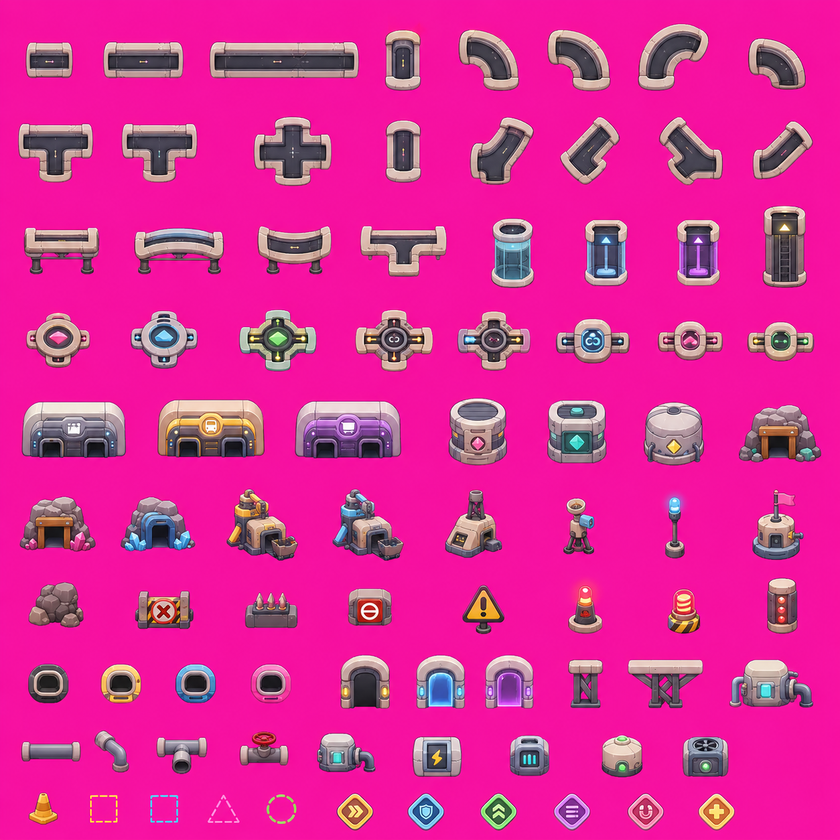
#> input picture Images/ChatGPT Image Jul 10, 2026, 01_11_34 PM (1).png, 840 x 840 px, shrunk from 1254 x 1254 before the run
$ python process_sprites.py
#> lines starting #> are read from the running program, lines starting #| are printed output that depends on the picture; after the words box and inside, x2 and y2 are one past the last pixel; in counts of white or black regions, pixels touching at a corner belong together
"""Chroma-key the neon-pink sprite sheets, slice into individual sprites,
write PNGs + manifest JSON into Content/SpriteSrc/, plus labeled contact sheets."""
import json, os, sys
from collections import deque
import numpy as np
from PIL import Image, ImageDraw

ROOT = os.path.dirname(os.path.dirname(os.path.abspath(__file__)))
IMAGES = os.path.join(ROOT, "Images")
OUT = os.path.join(ROOT, "Content", "SpriteSrc")
CONTACT = os.path.join(ROOT, "Docs", "ContactSheets")
os.makedirs(OUT, exist_ok=True)
os.makedirs(CONTACT, exist_ok=True)

SHEETS = [
    ("net", "ChatGPT Image Jul 10, 2026, 01_11_34 PM (1).png"),
    ("res", "ChatGPT Image Jul 10, 2026, 01_11_35 PM (2).png"),
    ("veh", "ChatGPT Image Jul 10, 2026, 01_11_35 PM (3).png"),
    ("mac", "ChatGPT Image Jul 10, 2026, 01_11_35 PM (4).png"),
    ("ico", "ChatGPT Image Jul 10, 2026, 01_11_36 PM (5).png"),
]

def chroma_alpha(rgb, key):
    """Smooth alpha from distance to key color."""
    d = np.sqrt(((rgb.astype(np.float32) - key.astype(np.float32)) ** 2).sum(axis=-1))
    t0, t1 = 40.0, 110.0
    a = np.clip((d - t0) / (t1 - t0), 0.0, 1.0)
    return a

def despill(rgb, alpha):
    """Remove magenta spill: magenta has R and B >> G."""
    r = rgb[..., 0].astype(np.float32)
    g = rgb[..., 1].astype(np.float32)
    b = rgb[..., 2].astype(np.float32)
    spill = np.clip(np.minimum(r, b) - g, 0, None)
    # only where partially transparent or spill-heavy
    w = np.clip((1.0 - alpha) * 1.5 + np.clip(spill / 80.0 - 0.4, 0, 1), 0, 1)
    r2 = r - spill * w
    b2 = b - spill * w
    out = rgb.copy().astype(np.float32)
    out[..., 0] = np.clip(r2, 0, 255)
    out[..., 2] = np.clip(b2, 0, 255)
    return out.astype(np.uint8)

def components(mask):
    """Connected components (8-conn) on a downsampled boolean mask; returns boxes in mask coords."""
    h, w = mask.shape
    lab = np.zeros((h, w), np.int32)
    boxes = []
    cur = 0
    for sy in range(h):
        xs = np.nonzero(mask[sy] & (lab[sy] == 0))[0]
        for sx in xs:
            if lab[sy, sx]:
                continue
            cur += 1
            q = deque([(sy, sx)])
            lab[sy, sx] = cur
            x0 = x1 = sx; y0 = y1 = sy; n = 0
            while q:
                y, x = q.popleft(); n += 1
                if x < x0: x0 = x
                if x > x1: x1 = x
                if y < y0: y0 = y
                if y > y1: y1 = y
                for dy in (-1, 0, 1):
                    for dx in (-1, 0, 1):
                        ny, nx = y + dy, x + dx
                        if 0 <= ny < h and 0 <= nx < w and mask[ny, nx] and not lab[ny, nx]:
                            lab[ny, nx] = cur
                            q.append((ny, nx))
            boxes.append([x0, y0, x1, y1, n])
    return boxes

def merge_boxes(boxes, pad):
    """Merge boxes whose padded rects intersect (rotors/steam detached from bodies)."""
    boxes = [list(b) for b in boxes]
    changed = True
    while changed:
        changed = False
        out = []
        while boxes:
            a = boxes.pop()
            merged = False
            for b in out:
                if not (a[2] + pad < b[0] or b[2] + pad < a[0] or a[3] + pad < b[1] or b[3] + pad < a[1]):
                    b[0] = min(a[0], b[0]); b[1] = min(a[1], b[1])
                    b[2] = max(a[2], b[2]); b[3] = max(a[3], b[3]); b[4] += a[4]
                    merged = True; changed = True
                    break
            if not merged:
                out.append(a)
        boxes = out
    return boxes

manifest = {}
DS = 4  # downsample factor for labeling
for prefix, fname in SHEETS:
    path = os.path.join(IMAGES, fname)
    img = Image.open(path).convert("RGB")
#> img is the input picture: PIL image 840x840 RGB; mean R, G, B 219.9, 42.8, 151.4
    rgb = np.asarray(img)
    H, W, _ = rgb.shape
#> H = 840; W = 840
    key = np.median(np.concatenate([rgb[0:8].reshape(-1, 3), rgb[-8:].reshape(-1, 3),
                                    rgb[:, 0:8].reshape(-1, 3), rgb[:, -8:].reshape(-1, 3)]), axis=0)
#> key = [247, 17, 161]
    alpha = chroma_alpha(rgb, key)
    mask = alpha > 0.5
#> mask: shape (840, 840) bool; 25.6% white; 122 white regions (31 under 20 px), largest, box (x1, y1, x2, y2) and area: (157, 400, 265, 458) 5850, (295, 401, 401, 458) 5787, (22, 402, 126, 458) 5521
    small = mask[: H // DS * DS, : W // DS * DS].reshape(H // DS, DS, W // DS, DS).any(axis=(1, 3))
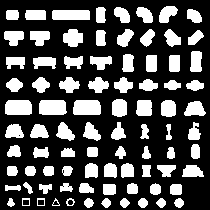
#> small: shape (210, 210) bool; 30% white; 85 white regions, largest, box (x1, y1, x2, y2) and area: (73, 100, 101, 115) 400, (39, 100, 67, 115) 395, (5, 100, 32, 115) 387
    boxes = components(small)
#> the loop in components, `for sy in range(h):` made 210 passes
#> xs on passes 7, 10, 31: [166, 167, 168, 169, 170, 171, 172, 173, 174], [188, 189, 190, 191, 192], [97, 98, 99, 100, 101, 102, 103, 197, 198, 199]
#> after the loop in components, `for sy in range(h):`:
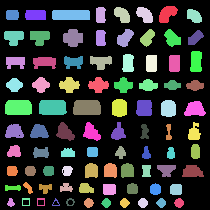
#> lab: shape (210, 210) int32; 86 distinct labels, from 0 to 85; one colour per label, 0 black
#> after the loop in components, `for sy in range(h):`: boxes = 85 items, first 6: [159, 6, 177, 22, 218], [96, 7, 105, 22, 144], [114, 7, 129, 22, 183], [136, 7, 152, 22, 189], [187, 9, 201, 22, 158], [6, 10, 18, 19, 124]; cur = 85
    boxes = [b for b in boxes if b[4] >= 12]  # drop specks (area in ds-pixels)
    boxes = merge_boxes(boxes, pad=3)  # 3 ds-px = 12 px gap merge
#> boxes = 84 items, first 6: [159, 6, 177, 22, 218], [96, 7, 105, 22, 144], [114, 7, 129, 22, 183], [136, 7, 152, 22, 189], [187, 9, 201, 22, 158], [6, 10, 18, 19, 124]
    # scale up + pad
    rects = []
    for x0, y0, x1, y1, n in boxes:
        rx0 = max(0, x0 * DS - 4); ry0 = max(0, y0 * DS - 4)
        rx1 = min(W, (x1 + 1) * DS + 4); ry1 = min(H, (y1 + 1) * DS + 4)
        if rx1 - rx0 < 24 or ry1 - ry0 < 24:
            continue
        rects.append((rx0, ry0, rx1, ry1))
#> this loop made 84 passes
#> (x0, y0, x1, y1, n, rx0, ry0, rx1) on passes 1 to 12: (159, 6, 177, 22, 218, 632, 20, 716), (96, 7, 105, 22, 144, 380, 24, 428), (114, 7, 129, 22, 183, 452, 24, 524), (136, 7, 152, 22, 189, 540, 24, 616), (187, 9, 201, 22, 158, 744, 32, 812), (6, 10, 18, 19, 124, 20, 36, 80), (25, 10, 45, 19, 204, 96, 36, 188), (52, 10, 89, 19, 377, 204, 36, 364), (63, 29, 82, 46, 273, 248, 112, 336), (117, 29, 133, 46, 193, 464, 112, 540), (140, 29, 154, 46, 161, 556, 112, 624), (164, 29, 180, 46, 193, 652, 112, 728)
#> after the loop, rects = 84 items, first 6: (632, 20, 716, 96), (380, 24, 428, 96), (452, 24, 524, 96), (540, 24, 616, 96), (744, 32, 812, 96), (20, 36, 80, 84)
    # sort into rows by centroid
    rects.sort(key=lambda r: (r[1] + r[3]) / 2)
    rows = []
    for r in rects:
        cy = (r[1] + r[3]) / 2
        placed = False
        for row in rows:
            if abs(cy - row["cy"]) < (r[3] - r[1]) * 0.6:
                row["items"].append(r)
                row["cy"] = sum((i[1] + i[3]) / 2 for i in row["items"]) / len(row["items"])
                placed = True
                break
        if not placed:
            rows.append({"cy": cy, "items": [r]})
#> this loop made 84 passes
#> (r, cy) on passes 1 to 12: ((632, 20, 716, 96), 58), ((380, 24, 428, 96), 60), ((452, 24, 524, 96), 60), ((540, 24, 616, 96), 60), ((20, 36, 80, 84), 60), ((96, 36, 188, 84), 60), ((204, 36, 364, 84), 60), ((744, 32, 812, 96), 64), ((748, 116, 820, 184), 150), ((248, 112, 336, 192), 152), ((464, 112, 540, 192), 152), ((556, 112, 624, 192), 152)
#> cy on passes 66, 74: 750, 808
#> after the loop, row = 2 items; rows = 10 items
    rows.sort(key=lambda r: r["cy"])
    entries = []
    idx = 0
    rgb_d = despill(rgb, alpha)
#> in despill, `out[..., 0] = np.clip(r2, 0, 255)`:
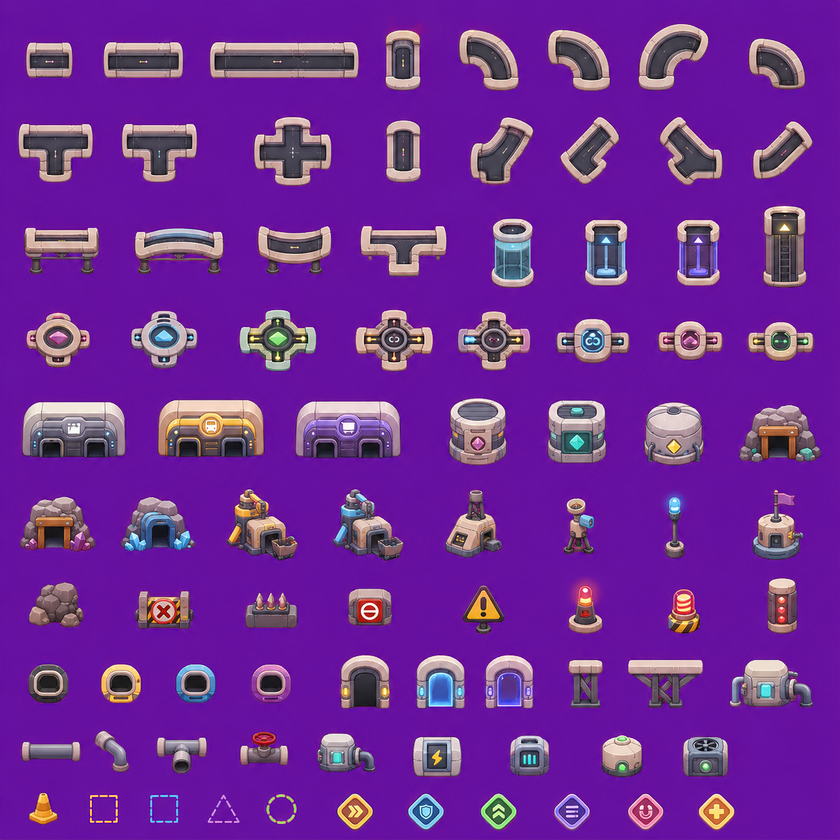
#> out: shape (840, 840, 3) float32; mean R, G, B 112.6, 42.7, 151.2
    rgba = np.dstack([rgb_d, (alpha * 255).astype(np.uint8)])
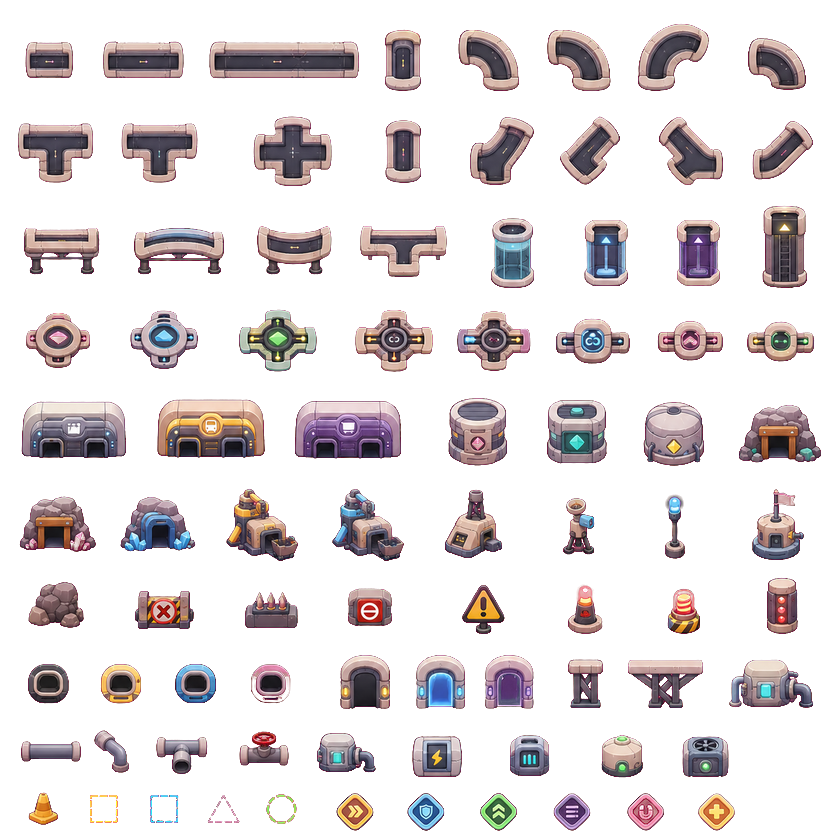
#> rgba: shape (840, 840, 4); mean R, G, B, A 112.3, 42.8, 43.8, 65.3; transparent parts drawn white
    for ri, row in enumerate(rows):
        row["items"].sort(key=lambda r: r[0])
        for ci, (x0, y0, x1, y1) in enumerate(row["items"]):
            crop = rgba[y0:y1, x0:x1]
            name = f"{prefix}_{ri:02d}_{ci:02d}"
            Image.fromarray(crop, "RGBA").save(os.path.join(OUT, name + ".png"))
            entries.append({"id": name, "row": ri, "col": ci,
                            "w": int(x1 - x0), "h": int(y1 - y0)})
            idx += 1
#> this loop made 10 passes
#> pass 1, `Image.fromarray(crop, "RGBA").save(os.path.join(OUT, name + ".png"))`:
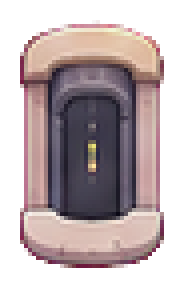
#> saved as net_00_03.png: PIL image 48x72 RGBA (shown 4 times larger); mean R, G, B, A 127.9, 77.1, 78.8, 146.9; transparent parts drawn white
#> after the loop:
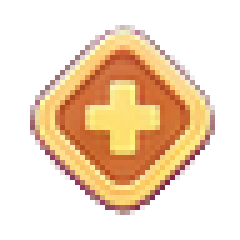
#> crop: shape (48, 48, 4) (shown 5 times larger); mean R, G, B, A 148.4, 73, 48.4, 98.1; transparent parts drawn white
#> after the loop, entries = 84 items; idx = 84
    manifest[prefix] = {"sheet": fname, "count": idx, "sprites": entries}
    # contact sheet with labels
    cs = Image.fromarray(np.dstack([rgb_d, np.full((H, W), 255, np.uint8)]), "RGBA").convert("RGB")
    dr = ImageDraw.Draw(cs)
    for e in entries:
        # find rect again from rows
        pass
#> this loop made 84 passes
#> e on passes 1 to 11: {'id': 'net_00_00', 'row': 0, 'col': 0, 'w': 60, 'h': 48}, {'id': 'net_00_01', 'row': 0, 'col': 1, 'w': 92, 'h': 48}, {'id': 'net_00_02', 'row': 0, 'col': 2, 'w': 160, 'h': 48}, {'id': 'net_00_03', 'row': 0, 'col': 3, 'w': 48, 'h': 72}, {'id': 'net_00_04', 'row': 0, 'col': 4, 'w': 72, 'h': 72}, {'id': 'net_00_05', 'row': 0, 'col': 5, 'w': 76, 'h': 72}, {'id': 'net_00_06', 'row': 0, 'col': 6, 'w': 84, 'h': 76}, {'id': 'net_00_07', 'row': 0, 'col': 7, 'w': 68, 'h': 64}, {'id': 'net_01_00', 'row': 1, 'col': 0, 'w': 88, 'h': 68}, {'id': 'net_01_01', 'row': 1, 'col': 1, 'w': 88, 'h': 68}, {'id': 'net_01_02', 'row': 1, 'col': 2, 'w': 88, 'h': 80}
    ro = 0
    for ri, row in enumerate(rows):
        for ci, (x0, y0, x1, y1) in enumerate(row["items"]):
            dr.rectangle([x0, y0, x1 - 1, y1 - 1], outline=(0, 255, 0), width=2)
            dr.text((x0 + 3, y0 + 2), f"{ri},{ci}", fill=(255, 255, 0))
    cs.save(os.path.join(CONTACT, f"contact_{prefix}.png"))
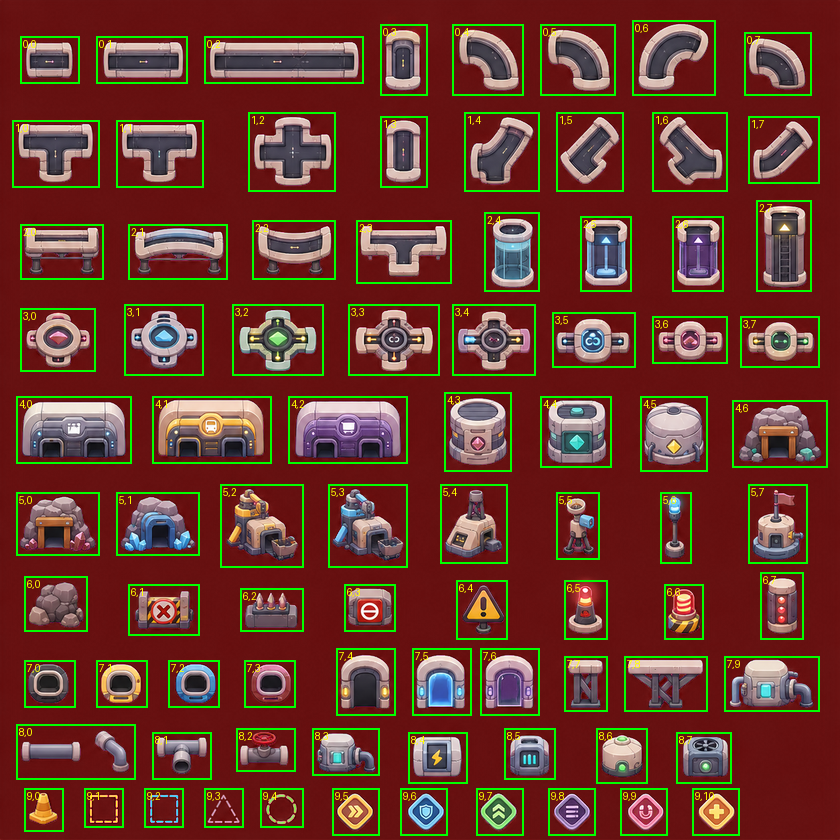
#> saved as contact_net.png: PIL image 840x840 RGB; mean R, G, B 106.6, 57.9, 42.6
    print(f"{prefix}: {idx} sprites, {len(rows)} rows")
#| net: 84 sprites, 10 rows
#> pass 2 of the loop `for prefix, fname in SHEETS:`:
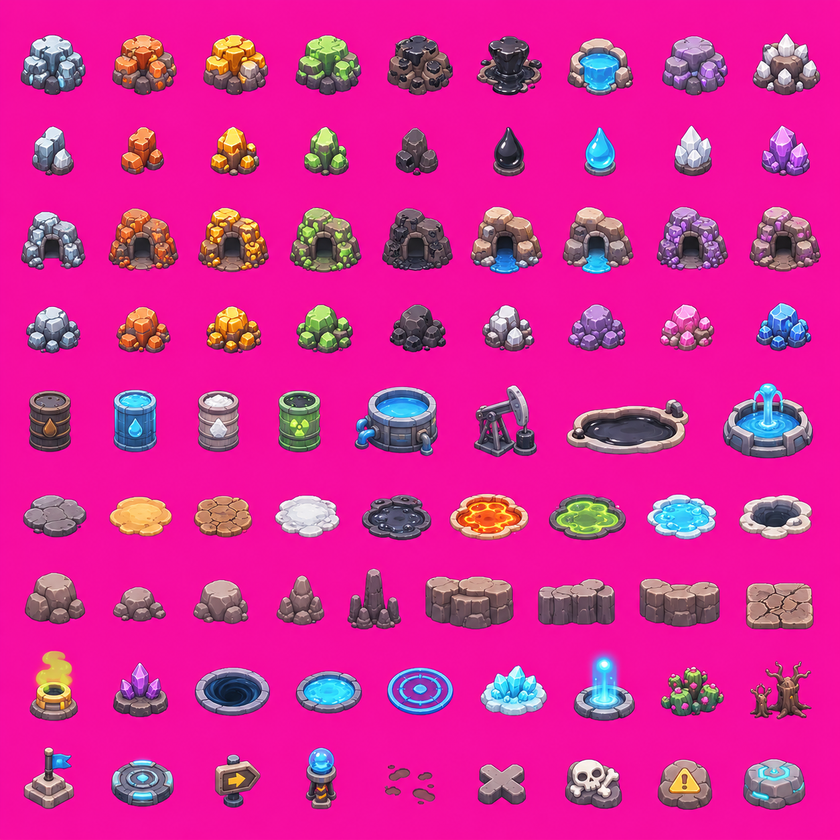
#> input picture Images/ChatGPT Image Jul 10, 2026, 01_11_35 PM (2).png, 840 x 840 px, shrunk from 1254 x 1254 before the run
#> img is the input picture: PIL image 840x840 RGB; mean R, G, B 215.5, 40.1, 149.6
#> key = [247, 13, 160]
#> mask: shape (840, 840) bool; 26.8% white; 91 white regions (6 under 20 px), largest, box (x1, y1, x2, y2) and area: (567, 399, 689, 455) 4944, (723, 383, 813, 458) 4646, (354, 387, 438, 456) 4514
#> small: shape (210, 210) bool; 31.1% white; 82 white regions (1 under 20 px), largest, box (x1, y1, x2, y2) and area: (141, 99, 173, 114) 347, (180, 95, 204, 115) 330, (88, 96, 110, 114) 314
#> the loop in components (call 2), `for sy in range(h):` made 210 passes
#> xs on passes 33, 54: [102, 103, 104, 105], [8, 9, 10, 11, 12, 13, 14]
#> after the loop in components (call 2), `for sy in range(h):`:
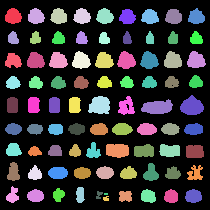
#> lab: shape (210, 210) int32; 83 distinct labels, from 0 to 82; one colour per label, 0 black
#> after the loop in components (call 2), `for sy in range(h):`: boxes = 82 items, first 6: [5, 8, 21, 23, 204], [28, 8, 44, 23, 202], [50, 8, 66, 23, 203], [73, 8, 90, 23, 205], [96, 8, 113, 23, 206], [188, 8, 204, 23, 192]; cur = 82
#> `boxes = [b for b in boxes if b[4] >= 12]`: boxes = 81 items, first 6: [5, 8, 21, 23, 204], [28, 8, 44, 23, 202], [50, 8, 66, 23, 203], [73, 8, 90, 23, 205], [96, 8, 113, 23, 206], [188, 8, 204, 23, 192]
#> `boxes = merge_boxes(boxes, pad=3)`: boxes = 80 items, first 6: [5, 8, 21, 23, 204], [28, 8, 44, 23, 202], [50, 8, 66, 23, 203], [73, 8, 90, 23, 205], [96, 8, 113, 23, 206], [188, 8, 204, 23, 192]
#> the loop `for x0, y0, x1, y1, n in boxes:` made 80 passes
#> (x0, y0, x1, y1, n, rx0, ry0, rx1) on passes 1 to 8: (5, 8, 21, 23, 204, 16, 28, 92), (28, 8, 44, 23, 202, 108, 28, 184), (50, 8, 66, 23, 203, 196, 28, 272), (73, 8, 90, 23, 205, 288, 28, 368), (96, 8, 113, 23, 206, 380, 28, 460), (188, 8, 204, 23, 192, 748, 28, 824), (119, 9, 135, 23, 191, 472, 32, 548), (141, 9, 158, 23, 199, 560, 32, 640)
#> after the loop `for x0, y0, x1, y1, n in boxes:`: rects = 80 items, first 6: (16, 28, 92, 100), (108, 28, 184, 100), (196, 28, 272, 100), (288, 28, 368, 100), (380, 28, 460, 100), (748, 28, 824, 100)
#> the loop `for r in rects:` made 80 passes
#> (r, cy) on passes 1 to 8: ((16, 28, 92, 100), 64), ((108, 28, 184, 100), 64), ((196, 28, 272, 100), 64), ((288, 28, 368, 100), 64), ((380, 28, 460, 100), 64), ((748, 28, 824, 100), 64), ((472, 32, 548, 100), 66), ((560, 32, 640, 100), 66)
#> the loop `for ri, row in enumerate(rows):` made 9 passes
#> the loop `for e in entries:` made 80 passes
#> e on passes 1 to 7: {'id': 'res_00_00', 'row': 0, 'col': 0, 'w': 76, 'h': 72}, {'id': 'res_00_01', 'row': 0, 'col': 1, 'w': 76, 'h': 72}, {'id': 'res_00_02', 'row': 0, 'col': 2, 'w': 76, 'h': 72}, {'id': 'res_00_03', 'row': 0, 'col': 3, 'w': 80, 'h': 72}, {'id': 'res_00_04', 'row': 0, 'col': 4, 'w': 80, 'h': 72}, {'id': 'res_00_05', 'row': 0, 'col': 5, 'w': 76, 'h': 68}, {'id': 'res_00_06', 'row': 0, 'col': 6, 'w': 80, 'h': 68}
#> `cs.save(os.path.join(CONTACT, f"contact_{prefix}.png"))`:
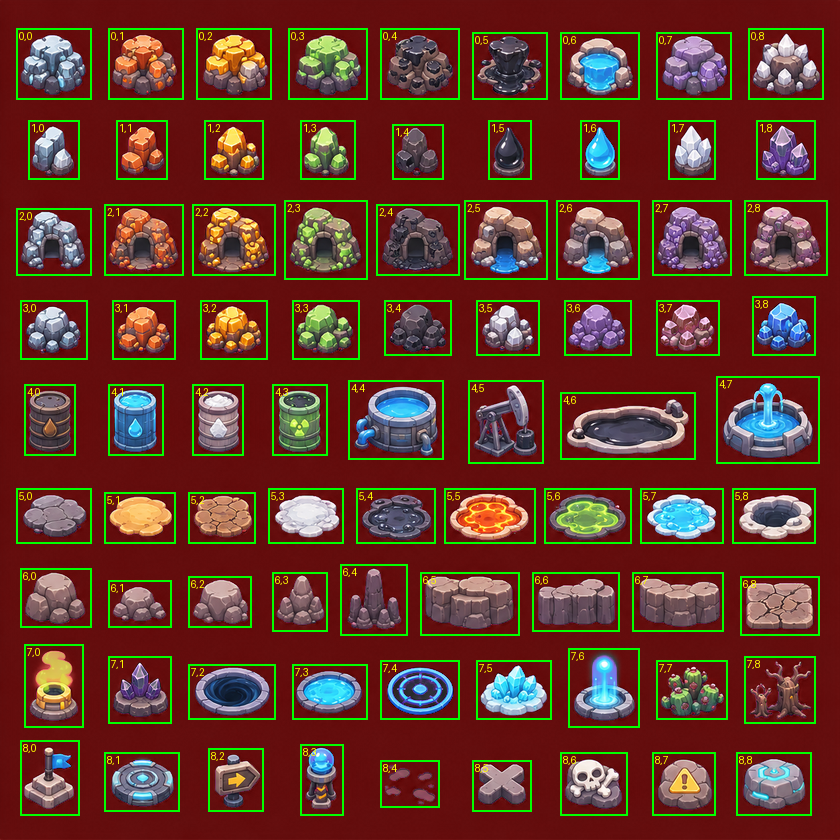
#> saved as contact_res.png: PIL image 840x840 RGB; mean R, G, B 101.8, 55.5, 40.5
#| res: 80 sprites, 9 rows

with open(os.path.join(OUT, "sprites.json"), "w") as f:
    json.dump(manifest, f, indent=1)
print("done")
